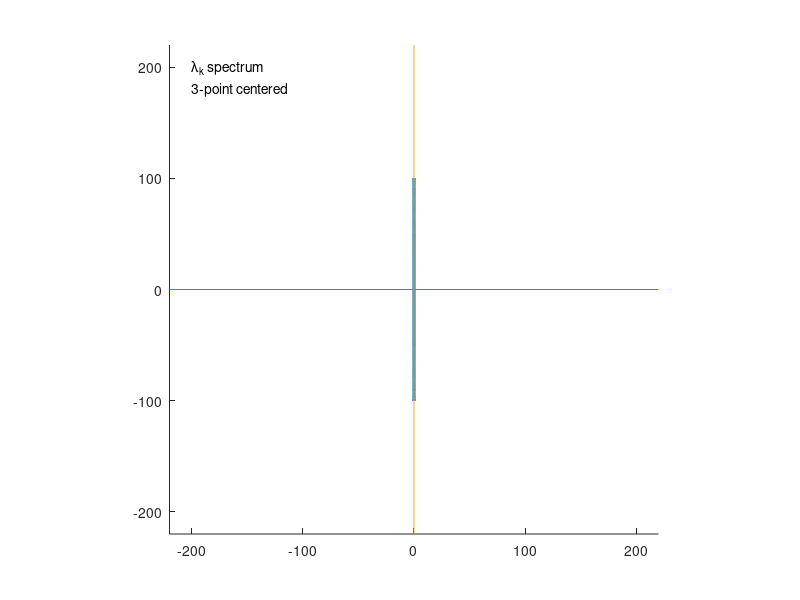
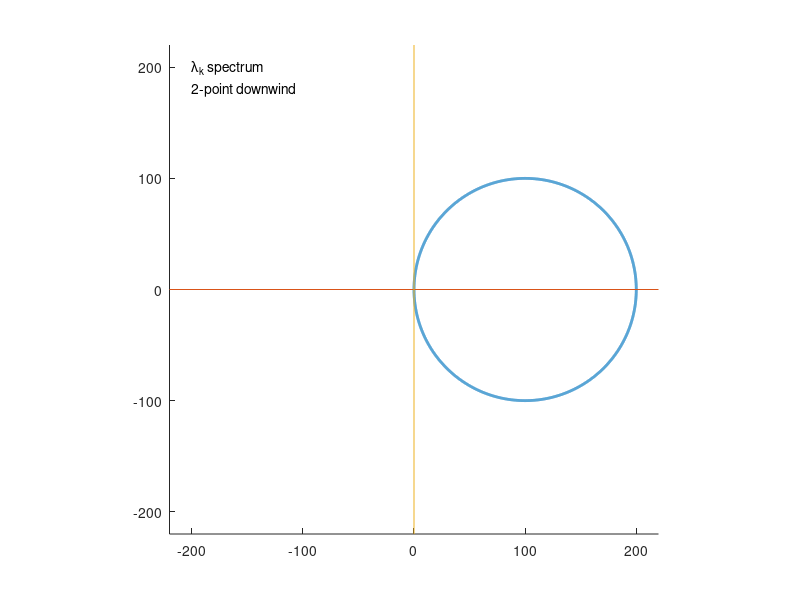
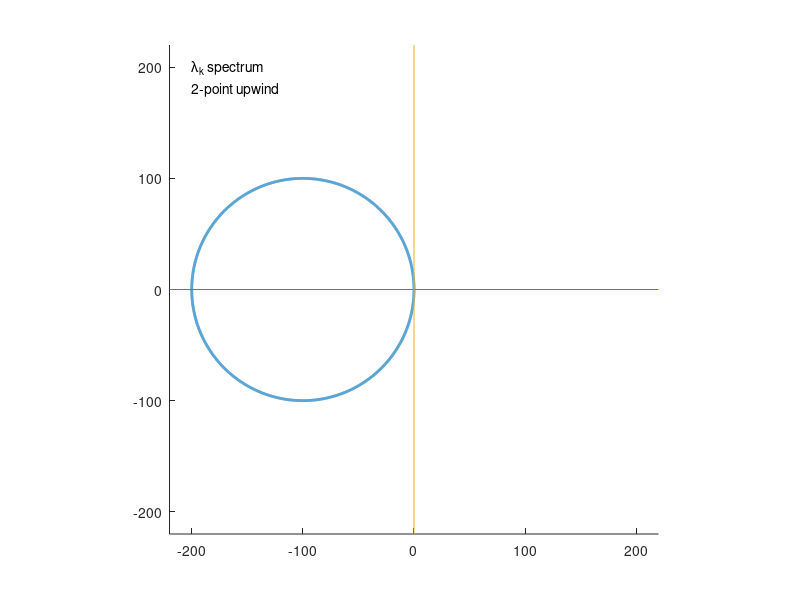

Recreate these plots in MATLAB, in order.
%... The MatMol Group (2016)
%... Eigenvalue loci for the advection equation with different
%... finite difference schemes
    close all
    clear all

%... Angle
    th = [0:.001:2*pi 2*pi];

%... 3-point centered
    vp_center    = -j*100*sin(th);
    re_vp_center = real(vp_center);
    im_vp_center = imag(vp_center);

%... 2-point downwind
    vp_down    = 100*(1-cos(th)-j*sin(th));
    re_vp_down = real(vp_down);
    im_vp_down = imag(vp_down);

%... 2-point upwind
    vp_up    = 100*(cos(th)-1-j*sin(th));
    re_vp_up = real(vp_up);
    im_vp_up = imag(vp_up);

%... Plot the results 
%... 3-point centered
    figure
    hold
    plot(re_vp_center,im_vp_center,'linewidth',2)
    text(-200,200,'\lambda_k spectrum')
    text(-200,180,'3-point centered')
    plot([-220 220],[0 0])
    plot([0 0],[-220 220])
    axis([-220 220 -220 220])
    axis square

%... 2-point downwind    
    figure
    hold
    vp=100*(1-cos(th)-j*sin(th));
    plot(re_vp_down,im_vp_down,'linewidth',2)
    text(-200,200,'\lambda_k spectrum')
    text(-200,180,'2-point downwind')
    plot([-220 220],[0 0])
    plot([0 0],[-220 220])
    axis([-220 220 -220 220])
    axis square

%... 2-point upwind    
    figure
    hold
    vp=100*(cos(th)-1-j*sin(th));
    plot(re_vp_up,im_vp_up,'linewidth',2)
    text(-200,200,'\lambda_k spectrum')
    text(-200,180,'2-point upwind')
    plot([-220 220],[0 0])
    plot([0 0],[-220 220])
    axis([-220 220 -220 220])
    axis square
